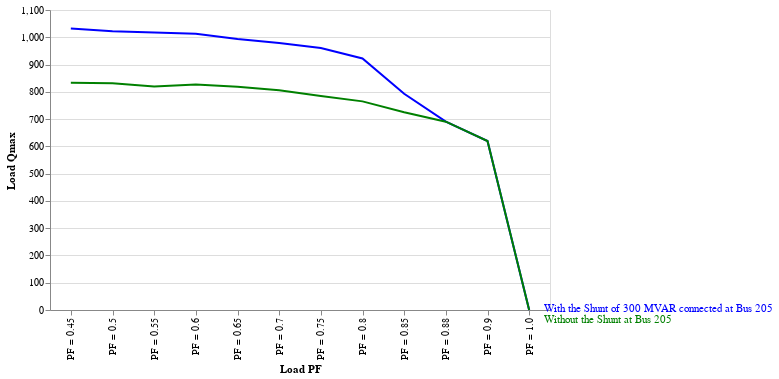

The notebook cell saved with this chart:
### Code cell
function_plot('Load Qmax_x','Load Qmax_y','Load Qmax')

### Figure 1 — Vega-Lite specification as saved in the notebook (floating-point values rounded to 4 significant figures)
{"config": {"view": {"continuousWidth": 300, "continuousHeight": 300}}, "layer": [{"mark": {"type": "line", "color": "blue"}, "encoding": {"x": {"field": "load_PF", "title": "Load PF", "type": "nominal"}, "y": {"field": "Load Qmax_x", "title": "Load Qmax", "type": "quantitative"}}}, {"mark": {"type": "text", "align": "left", "color": "blue", "dx": 15, "dy": -1}, "encoding": {"text": {"condition": {"test": "(datum.load_PF === 'PF = 1.0')", "value": "With the Shunt of 300 MVAR connected at Bus 205"}, "value": ""}, "x": {"field": "load_PF", "title": "Load PF", "type": "nominal"}, "y": {"field": "Load Qmax_x", "title": "Load Qmax", "type": "quantitative"}}}, {"layer": [{"mark": {"type": "line", "color": "green"}, "encoding": {"x": {"field": "load_PF", "title": "Load PF", "type": "nominal"}, "y": {"field": "Load Qmax_y", "title": "Load Qmax", "type": "quantitative"}}}, {"mark": {"type": "text", "align": "left", "color": "green", "dx": 15, "dy": 10}, "encoding": {"text": {"condition": {"test": "(datum.load_PF === 'PF = 1.0')", "value": "Without the Shunt at Bus 205"}, "value": ""}, "x": {"field": "load_PF", "title": "Load PF", "type": "nominal"}, "y": {"field": "Load Qmax_y", "title": "Load Qmax", "type": "quantitative"}}}]}], "data": {"name": "data-5b2813c09dcc29f8c5754bcd1bad10f1"}, "width": 500, "$schema": "https://vega.github.io/schema/vega-lite/v5.20.1.json", "datasets": {"data-5b2813c09dcc29f8c5754bcd1bad10f1": [{"load_PF": "PF = 0.45", "Bus Voltage_x": 0.88, "Maximum Incremental Transfer_x": 500, "Load Pmax_x": 520.0, "Load Qmax_x": 1032.0, "Pgen 206 URBGEN_x": 137.0, "Qgen 206 URBGEN_x": 600.0, "Pgen 211 HYDRO_G_x": 616.2, "Qgen 211 HYDRO_G_x": 396.1, "Bus Voltage_y": 0.84, "Maximum Incremental Transfer_y": 400, "Load Pmax_y": 420.0, "Load Qmax_y": 833.5, "Pgen 206 URBGEN_y": 39.85, "Qgen 206 URBGEN_y": 600.0, "Pgen 211 HYDRO_G_y": 616.2, "Qgen 211 HYDRO_G_y": 400.0}, {"load_PF": "PF = 0.5", "Bus Voltage_x": 0.88, "Maximum Incremental Transfer_x": 570, "Load Pmax_x": 590.0, "Load Qmax_x": 1022.0, "Pgen 206 URBGEN_x": 205.5, "Qgen 206 URBGEN_x": 600.0, "Pgen 211 HYDRO_G_x": 616.2, "Qgen 211 HYDRO_G_x": 384.2, "Bus Voltage_y": 0.84, "Maximum Incremental Transfer_y": 460, "Load Pmax_y": 480.0, "Load Qmax_y": 831.4, "Pgen 206 URBGEN_y": 99.93, "Qgen 206 URBGEN_y": 600.0, "Pgen 211 HYDRO_G_y": 616.2, "Qgen 211 HYDRO_G_y": 400.0}, {"load_PF": "PF = 0.55", "Bus Voltage_x": 0.88, "Maximum Incremental Transfer_x": 650, "Load Pmax_x": 670.0, "Load Qmax_x": 1017.0, "Pgen 206 URBGEN_x": 284.3, "Qgen 206 URBGEN_x": 600.0, "Pgen 211 HYDRO_G_x": 616.2, "Qgen 211 HYDRO_G_x": 386.6, "Bus Voltage_y": 0.85, "Maximum Incremental Transfer_y": 520, "Load Pmax_y": 540.0, "Load Qmax_y": 819.7, "Pgen 206 URBGEN_y": 159.2, "Qgen 206 URBGEN_y": 600.0, "Pgen 211 HYDRO_G_y": 616.2, "Qgen 211 HYDRO_G_y": 400.0}, {"load_PF": "PF = 0.6", "Bus Voltage_x": 0.88, "Maximum Incremental Transfer_x": 740, "Load Pmax_x": 760.0, "Load Qmax_x": 1013.0, "Pgen 206 URBGEN_x": 378.9, "Qgen 206 URBGEN_x": 600.0, "Pgen 211 HYDRO_G_x": 616.2, "Qgen 211 HYDRO_G_x": 396.7, "Bus Voltage_y": 0.83, "Maximum Incremental Transfer_y": 600, "Load Pmax_y": 620.0, "Load Qmax_y": 826.5, "Pgen 206 URBGEN_y": 239.8, "Qgen 206 URBGEN_y": 600.0, "Pgen 211 HYDRO_G_y": 616.2, "Qgen 211 HYDRO_G_y": 400.0}, {"load_PF": "PF = 0.65", "Bus Voltage_x": 0.88, "Maximum Incremental Transfer_x": 830, "Load Pmax_x": 850.0, "Load Qmax_x": 993.6, "Pgen 206 URBGEN_x": 468.6, "Qgen 206 URBGEN_x": 600.0, "Pgen 211 HYDRO_G_x": 616.2, "Qgen 211 HYDRO_G_x": 381.9, "Bus Voltage_y": 0.84, "Maximum Incremental Transfer_y": 680, "Load Pmax_y": 700.0, "Load Qmax_y": 818.3, "Pgen 206 URBGEN_y": 319.1, "Qgen 206 URBGEN_y": 600.0, "Pgen 211 HYDRO_G_y": 616.2, "Qgen 211 HYDRO_G_y": 400.0}, {"load_PF": "PF = 0.7", "Bus Voltage_x": 0.88, "Maximum Incremental Transfer_x": 940, "Load Pmax_x": 960.0, "Load Qmax_x": 979.2, "Pgen 206 URBGEN_x": 576.3, "Qgen 206 URBGEN_x": 600.0, "Pgen 211 HYDRO_G_x": 616.2, "Qgen 211 HYDRO_G_x": 382.4, "Bus Voltage_y": 0.84, "Maximum Incremental Transfer_y": 770, "Load Pmax_y": 790.0, "Load Qmax_y": 805.8, "Pgen 206 URBGEN_y": 408.9, "Qgen 206 URBGEN_y": 600.0, "Pgen 211 HYDRO_G_y": 616.2, "Qgen 211 HYDRO_G_y": 400.0}, {"load_PF": "PF = 0.75", "Bus Voltage_x": 0.88, "Maximum Incremental Transfer_x": 1070, "Load Pmax_x": 1090.0, "Load Qmax_x": 960.8, "Pgen 206 URBGEN_x": 705.3, "Qgen 206 URBGEN_x": 600.0, "Pgen 211 HYDRO_G_x": 616.2, "Qgen 211 HYDRO_G_x": 395.2, "Bus Voltage_y": 0.85, "Maximum Incremental Transfer_y": 870, "Load Pmax_y": 890.0, "Load Qmax_y": 784.5, "Pgen 206 URBGEN_y": 508.9, "Qgen 206 URBGEN_y": 600.0, "Pgen 211 HYDRO_G_y": 616.2, "Qgen 211 HYDRO_G_y": 400.0}, {"load_PF": "PF = 0.8", "Bus Voltage_x": 0.88, "Maximum Incremental Transfer_x": 1210, "Load Pmax_x": 1230.0, "Load Qmax_x": 922.5, "Pgen 206 URBGEN_x": 855.0, "Qgen 206 URBGEN_x": 600.0, "Pgen 211 HYDRO_G_x": 616.2, "Qgen 211 HYDRO_G_x": 385.5, "Bus Voltage_y": 0.85, "Maximum Incremental Transfer_y": 1000, "Load Pmax_y": 1020.0, "Load Qmax_y": 765.0, "Pgen 206 URBGEN_y": 639.0, "Qgen 206 URBGEN_y": 600.0, "Pgen 211 HYDRO_G_y": 616.2, "Qgen 211 HYDRO_G_y": 400.0}, {"load_PF": "PF = 0.85", "Bus Voltage_x": 0.92, "Maximum Incremental Transfer_x": 1260, "Load Pmax_x": 1280.0, "Load Qmax_x": 793.0, "Pgen 206 URBGEN_x": 893.4, "Qgen 206 URBGEN_x": 600.0, "Pgen 211 HYDRO_G_x": 616.2, "Qgen 211 HYDRO_G_x": 171.6, "Bus Voltage_y": 0.86, "Maximum Incremental Transfer_y": 1150, "Load Pmax_y": 1170.0, "Load Qmax_y": 724.8, "Pgen 206 URBGEN_y": 789.1, "Qgen 206 URBGEN_y": 600.0, "Pgen 211 HYDRO_G_y": 616.2, "Qgen 211 HYDRO_G_y": 400.0}, {"load_PF": "PF = 0.88", "Bus Voltage_x": 0.95, "Maximum Incremental Transfer_x": 1260, "Load Pmax_x": 1280.0, "Load Qmax_x": 690.6, "Pgen 206 URBGEN_x": 892.9, "Qgen 206 URBGEN_x": 600.0, "Pgen 211 HYDRO_G_x": 616.2, "Qgen 211 HYDRO_G_x": 20.59, "Bus Voltage_y": 0.87, "Maximum Incremental Transfer_y": 1260, "Load Pmax_y": 1280.0, "Load Qmax_y": 690.6, "Pgen 206 URBGEN_y": 899.1, "Qgen 206 URBGEN_y": 600.0, "Pgen 211 HYDRO_G_y": 616.2, "Qgen 211 HYDRO_G_y": 400.0}, {"load_PF": "PF = 0.9", "Bus Voltage_x": 0.97, "Maximum Incremental Transfer_x": 1260, "Load Pmax_x": 1280.0, "Load Qmax_x": 619.5, "Pgen 206 URBGEN_x": 892.5, "Qgen 206 URBGEN_x": 600.0, "Pgen 211 HYDRO_G_x": 616.2, "Qgen 211 HYDRO_G_x": -70.6, "Bus Voltage_y": 0.9, "Maximum Incremental Transfer_y": 1260, "Load Pmax_y": 1280.0, "Load Qmax_y": 619.5, "Pgen 206 URBGEN_y": 898.8, "Qgen 206 URBGEN_y": 600.0, "Pgen 211 HYDRO_G_y": 616.2, "Qgen 211 HYDRO_G_y": 289.4}, {"load_PF": "PF = 1.0", "Bus Voltage_x": 0.99, "Maximum Incremental Transfer_x": 1260, "Load Pmax_x": 1280.0, "Load Qmax_x": 0.0, "Pgen 206 URBGEN_x": 889.0, "Qgen 206 URBGEN_x": 0.0, "Pgen 211 HYDRO_G_x": 616.2, "Qgen 211 HYDRO_G_x": -100.0, "Bus Voltage_y": 0.98, "Maximum Incremental Transfer_y": 1260, "Load Pmax_y": 1280.0, "Load Qmax_y": 0.0, "Pgen 206 URBGEN_y": 888.8, "Qgen 206 URBGEN_y": 275.5, "Pgen 211 HYDRO_G_y": 616.2, "Qgen 211 HYDRO_G_y": -100.0}]}}
